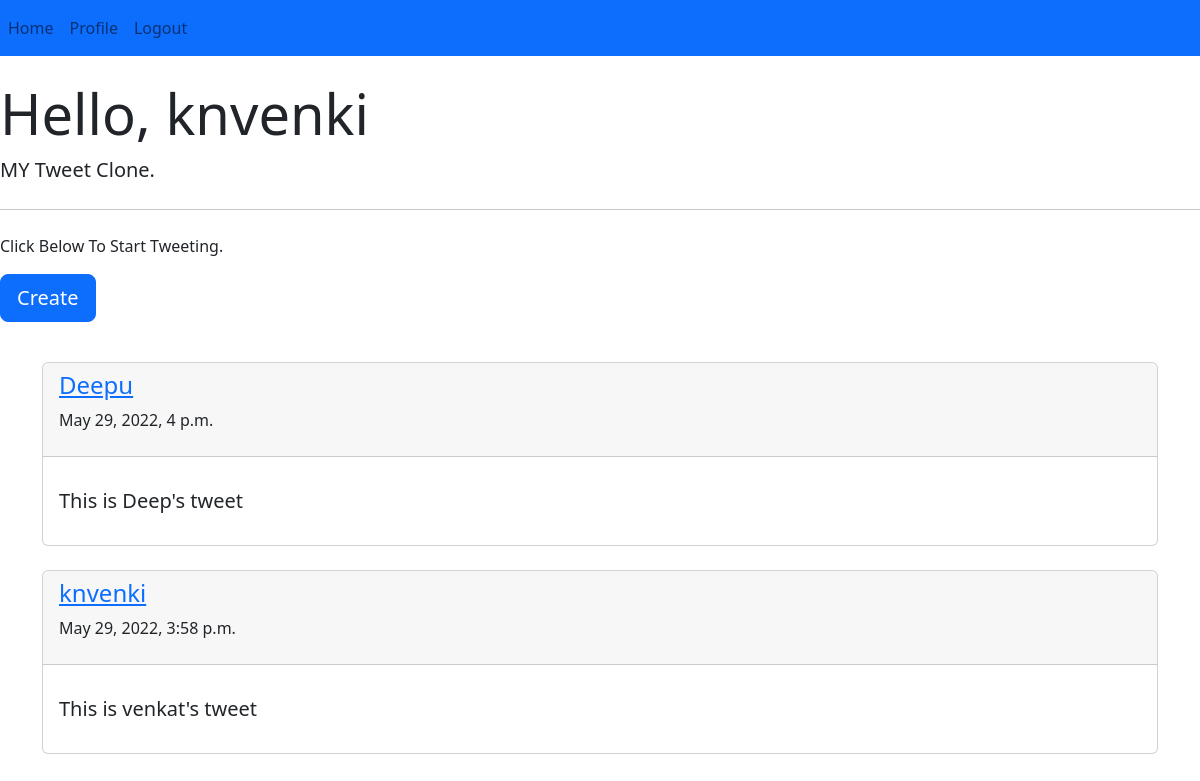
The app's page / (signed in), older data.
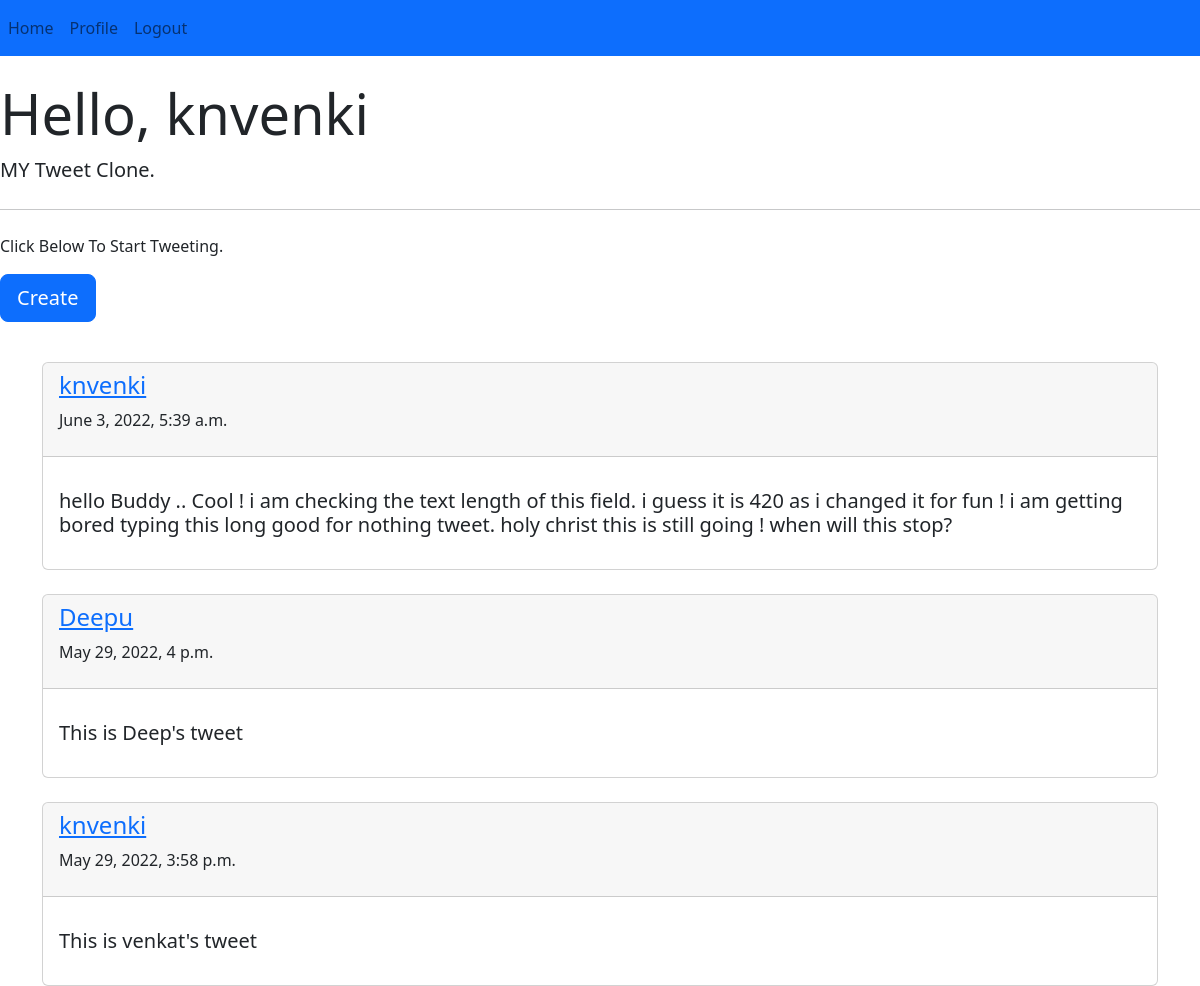
The same page, newer data.
### feed/models.py (models this page shows)
class tweet(models.Model):
    text = models.TextField(max_length=420,default =" ")
    datetime = models.DateTimeField(default=timezone.now)
    uname = models.ForeignKey(User,on_delete=models.CASCADE)

### feed/views.py (the view)
# urls.py: path('',TweetListView.as_view(), name = 'home'),
class TweetListView(LoginRequiredMixin,ListView):
    model = tweet
    template_name = 'feed/home.html'
    ordering = ['-datetime']

### feed/templates/feed/home.html
{% extends "feed/base.html"%}
{%block content%}
<div class="jumbotron">
    <h1 class="display-4">Hello, {{ user.username}}</h1>
    <p class="lead">MY Tweet Clone.</p>
    <hr class="my-4">
    <p>Click Below To Start Tweeting.</p>
    <p class="lead">
      <a class="btn btn-primary btn-lg" href="{% url 'tweetcreate'%}" role="button">Create</a>
    </p>
</div>
    <div class = "container">
        {% for tweet in object_list %}
            <br>
            <div class="card">
                <div class="card-header">
                    <a href="#"><h4>{{tweet.uname}}</h4></a>
                    <p>{{tweet.datetime}}</p>
                </div>
                <div class="card-body">
                <p class="card-text"><h5>{{tweet.text}}</h5></p>
                </div>
            </div>
        {% endfor %}
    </div>
{%endblock content%}

### feed/templates/feed/base.Html (shortened to what this page needs)
<!doctype html>
<html lang="cd">
<head>
    <link href="https://cdn.jsdelivr.net/npm/bootstrap@5.2.0-beta1/dist/css/bootstrap.min.css" rel="stylesheet"
>
</head>
<body>
    <nav class="navbar navbar-expand-lg bg-primary">
    <div class="collapse navbar-collapse" id="navbarNavAltMarkup">
      <div class="navbar-nav">
        <a class="nav-link" href="{%url 'home' %}">Home</a>
        <a class="nav-link" href="{%url 'profile' %}">Profile</a>
        <a class="nav-link" href="{%url 'logout' %}">Logout</a>
      </div>
    </div>
    </nav>
    <br>
    {%block content%}
    {%endblock content%}
</body>
</html>

Row changes from the older to the newer data that the page shows:
added tweet: uname "knvenki", datetime "June 3, 2022, 5:39 a.m.", text "hello Buddy .. Cool ! i am checking the text length of this field. i guess it is 420 as i changed it for fun ! i am getting bored typing this long good for nothing tweet. holy christ this is still going ! when will this stop?"
